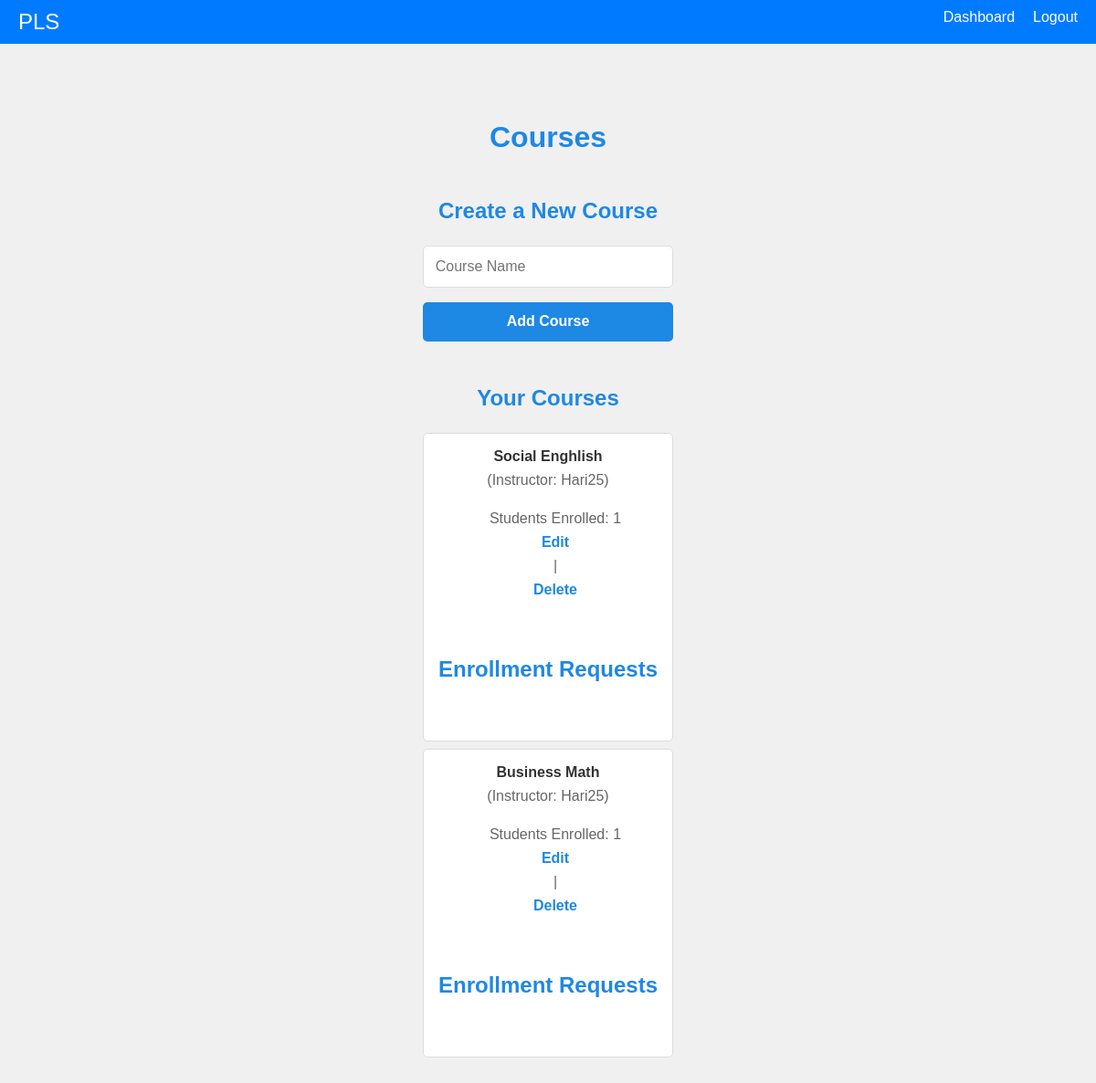
Page /course/courses (signed in) on the earlier database version.
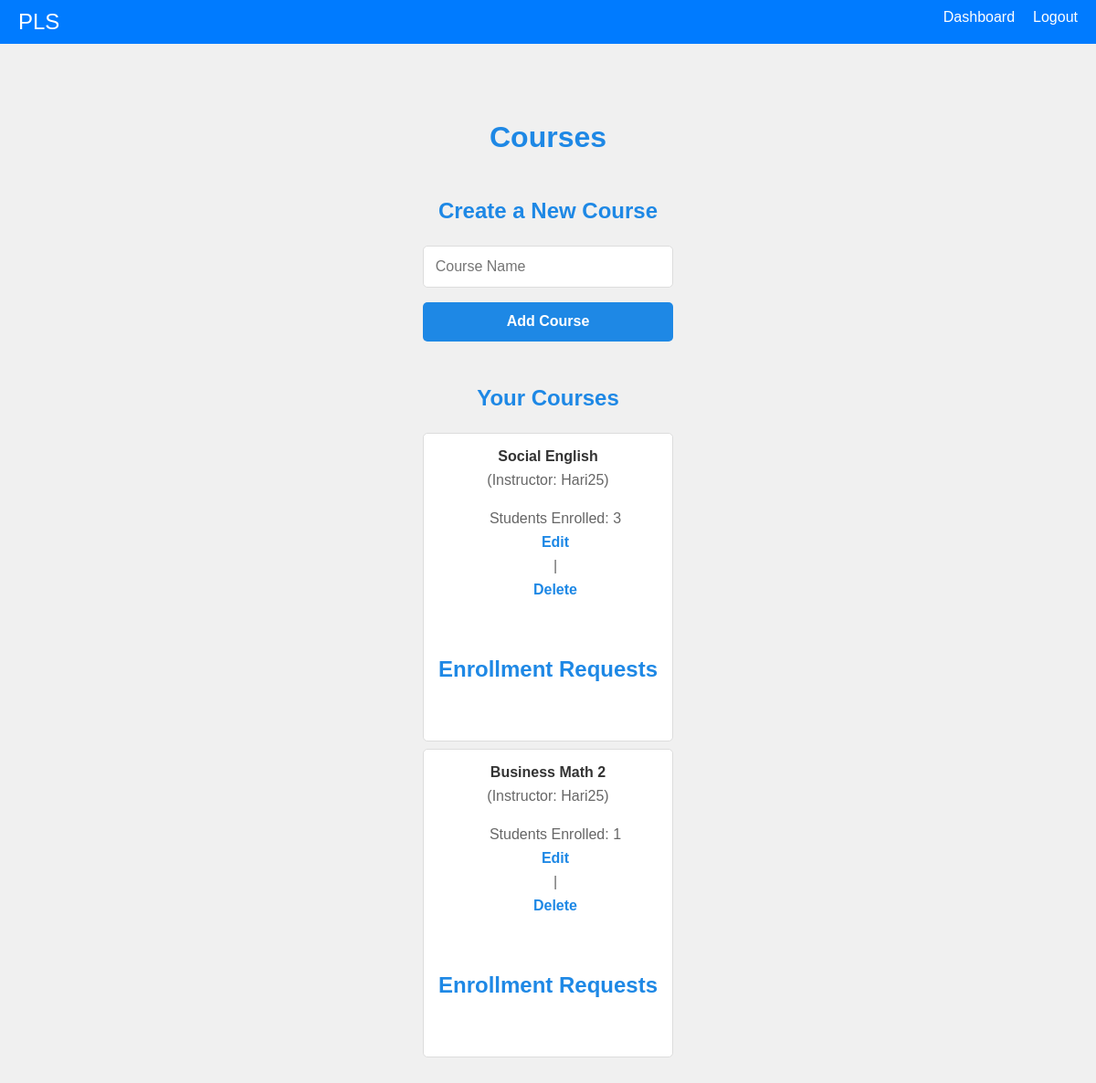
Same page on the later database version.
### back/system_utilities/dbmanage.py (models this page shows)
class Course(Base):
    __tablename__ = 'courses'
    id = Column(Integer, primary_key=True)
    name = Column(String, nullable=False)
    instructor_id = Column(Integer, ForeignKey('users.id'))
    instructor = relationship('User')
    enrollments = relationship('Enrollment', back_populates='course')

class User(Base):
    __tablename__ = 'users'
    id = Column(Integer, primary_key=True, index=True)
    username = Column(String, unique=True, index=True)
    password = Column(String)
    type = Column(String)

### back/course.py (the view)
@course_bp.route('/courses')
@login_required
def courses():
    db = next(get_db())
    user_id = session.get('user_id')
    user_type = session.get('user_type', 'guest')
    if user_type == 'instructor':
        courses = db.query(Course).options(joinedload(Course.instructor), joinedload(Course.enrollments).joinedload(Enrollment.student)).filter(Course.instructor_id == user_id).all()
    else:
        courses = db.query(Course).options(joinedload(Course.instructor), joinedload(Course.enrollments).joinedload(Enrollment.student)).all()
    available_courses = db.query(Course).options(joinedload(Course.instructor), joinedload(Course.enrollments).joinedload(Enrollment.student)).all()
    db.close()
    return render_template('courses.html', courses=courses, available_courses=available_courses, user_type=user_type)

### app.py (called while the page is built)
@app.context_processor
def inject_user():
    return dict(username=session.get('username', 'Guest'))

@app.before_request
def make_session_permanent():
    session.permanent = True
    session.modified = True
    session['last_activity'] = datetime.utcnow()

@app.before_request
def check_inactivity():
    last_activity = session.get('last_activity')
    if last_activity:
        now = datetime.utcnow()
        if (now - last_activity).total_seconds() > app.config['PERMANENT_SESSION_LIFETIME'].total_seconds():
            session.clear()
            flash('You have been logged out due to inactivity.', 'warning')
            return redirect(url_for('user.login'))

### back/system_utilities/dbmanage.py (called while the page is built)
def get_db():
    db = SessionLocal()
    try:
        yield db
    finally:
        db.close()

### back/system_utilities/user.py (called while the page is built)
def login_required(f):
    @wraps(f)
    def decorated_function(*args, **kwargs):
        if 'user_id' not in session:
            flash('You need to be logged in to view this page.', 'warning')
            return redirect(url_for('user.login'))
        return f(*args, **kwargs)
    return decorated_function

### templates/courses.html (shortened to what this page needs)
<!DOCTYPE html>
<html lang="en">
<head>
    <link rel="stylesheet" href="{{ url_for('static', filename='css/course.css') }}">
    <link rel="stylesheet" href="{{ url_for('static', filename='css/style.css') }}">
    <link rel="stylesheet" href="https://cdnjs.cloudflare.com/ajax/libs/font-awesome/6.0.0-beta3/css/all.min.css">
</head>
<body>
    <nav>
        <div class="nav-wrapper">
            <a href="#" class="brand-logo">PLS</a>
            <ul id="nav-links" class="nav-links">
                {% if session.get('user_id') %}
                    <li><a href="{{ url_for('dashboard') }}">Dashboard</a></li>
                    <li><a href="{{ url_for('logout') }}">Logout</a></li>
                {% else %}
                    <li><a href="{{ url_for('user.login') }}">Login</a></li>
                    <li><a href="{{ url_for('user.register') }}">Register</a></li>
                {% endif %}
            </ul>
        </div>
    </nav>
    <div class="container">
        <h3>Courses</h3>
        {% if user_type == 'instructor' %}
        <h4>Create a New Course</h4>
        <form id="course-form" action="{{ url_for('course.create_course') }}" method="POST">
            <input type="text" id="course-name" name="course_name" placeholder="Course Name" required>
            <button type="submit" id="course-submit-button">Add Course</button>
        </form>
        {% endif %}
        <h4>Your Courses</h4>
        <ul>
            {% for course in courses %}
            <li>
                <strong>{{ course.name }}</strong> (Instructor: {{ course.instructor.username }})
                <ul>
                    <li>Students Enrolled: {{ course.enrollments|length }}</li>
                    <li>
                        {% if user_type == 'instructor' %}
                        <a href="#" class="edit-course" data-course-id="{{ course.id }}" data-course-name="{{ course.name }}">Edit</a>
                        | <a href="{{ url_for('course.delete_course', course_id=course.id) }}">Delete</a>
                        {% endif %}
                    </li>
                </ul>
                {% if user_type == 'instructor' %}
                <h5>Enrollment Requests</h5>
                {% endif %}
            </li>
            {% endfor %}
        </ul>
    </div>
</body>
</html>

### static/css/course.css (style rules this page uses)
.container { max-width: 1200px; margin: 2em auto; padding: 0 1em; }
h3, h4, h5 { margin-bottom: 1em; color: #1e88e5; }
h3 { font-size: 2em; text-align: center; }
h4, h5 { font-size: 1.5em; margin-top: 2em; }
form { margin: 1em 0; display: flex; flex-direction: column; gap: 1em; }
.container form input[type="text"], .container form button { padding: 0.8em; font-size: 1em; border: 1px solid #ddd; border-radius: 5px; }
.container form button { background: #1e88e5; color: white; border: none; cursor: pointer; transition: background 0.3s ease-in-out; }
.container ul { list-style: none; padding: 0; margin: 1em 0; }
.container ul li { background: #fff; border: 1px solid #ddd; margin-bottom: 0.5em; padding: 1em; border-radius: 5px; display: flex; flex-direction: column; gap: 0.5em; }
.container ul li strong { font-weight: bold; color: #333; }
.container ul li ul { margin: 1em 0 0 1em; }
.container ul li ul li { background: none; border: none; padding: 0; }
.container a, button { text-decoration: none; color: #1e88e5; font-weight: bold; cursor: pointer; }
.container button { background: none; border: none; }

### static/css/style.css (style rules this page uses)
body { font-family: Arial, sans-serif; margin: 0; padding: 0; display: flex; flex-direction: column; background-color: #f0f0f0; }
nav { background-color: #007BFF; padding: 10px 20px; position: sticky; top: 0; width: auto; z-index: 1000; }
.nav-wrapper { display: flex; justify-content: space-between; align-items: center; }
.brand-logo { color: white; font-size: 1.5em; text-decoration: none; }
.nav-links { list-style: none; margin: 0; padding: 0; display: flex; align-items: center; }
.nav-links li { margin-left: 20px; }
.nav-links li a { color: white; text-decoration: none; font-size: 1em; }
.container { padding: 20px; text-align: center; }
p, ul { color: #666; }
ul li { margin-bottom: 10px; }

Differences in the rows shown:
changed Course: name "Social Enghlish" → "Social English"; enrollments|length "1" → "3"
changed Course: name "Business Math" → "Business Math 2"
